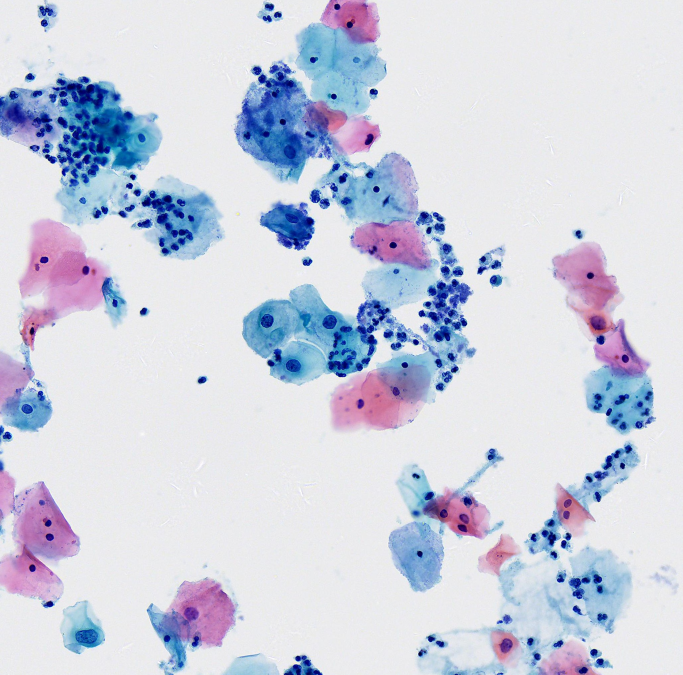
#> input picture 11/train-5/184/184.jpg, 2047 x 2025 px (shown at 1/3 size)
$ python cell_segmentation_by_sub.py   (older library calls are emulated)
#> lines starting #> are read from the running program, lines starting #| are printed output that depends on the picture; after the words box and inside, x2 and y2 are one past the last pixel; in counts of white or black regions, pixels touching at a corner belong together
### 11/results_filter.py
# Author: ZengHao
# CreatTime: 2022/10/26
# FileName: results_filter
# Description: Simple introduction of the code
import cv2
import numpy as np


# 对于重叠的矩形过滤到较大的结果，防止重复划分
def inspect(objects):
    # 设置flag属性用于代表该矩形绘制是否正确，并初始化为True
    for item in objects:
        item['flag'] = True
    for obj in objects:
        regionX = int(obj['regionX'])
        regionY = int(obj['regionY'])
        regionWidth = int(obj['regionWidth'])
        regionHeight = int(obj['regionHeight'])
        for item in objects:
            x = int(item['regionX'])
            y = int(item['regionY'])
            w = int(item['regionWidth'])
            h = int(item['regionHeight'])
            flag = True
            # 判断两矩形是否不相交
            if regionX < x < regionX + regionWidth:
                if regionY < y < regionY + regionHeight:  # 第二个矩形的左上角点在第一个矩形内部
                    flag = False
                elif regionY < y + h < regionY + regionHeight:  # 第二个矩形的左下角点在第一个矩形内部
                    flag = False
            elif regionX < x + w < regionX + regionWidth:  # 第二个矩形的右上角点在第一个矩形内部
                if regionY < y < regionY + regionHeight:
                    flag = False
                elif regionY < y + h < regionY + regionHeight:  # 第二个矩形的右下角点在第一个矩形内部
                    flag = False
            if not flag:
                # 将面积更大的矩形设置为False
                if regionWidth * regionHeight > w * h:
                    obj['flag'] = False
                else:
                    item['flag'] = False
    new_objects = []
    for Obj in objects:
        if Obj['flag']:
            new_objects.append(Obj)  # 将正确的矩形存入新列表中
    return new_objects


# 对比灰度图对筛选出的矩形进行进一步的筛选
def grayscale_filter(file_path_image, test_objects, pixel_brightness_threshold=188, area_ratio_threshold=0.33):
    img = cv2.imread(file_path_image, 0)
    for obj in test_objects:
        # 获取矩形区域构成的矩阵,获取时是先y再x（先行后列）
        temp = img[obj['regionY']:obj['regionY'] + obj['regionHeight'],
               obj['regionX']:obj['regionX'] + obj['regionWidth']]
        # 统计矩阵中非0元素的个数，大于pixel_bright的元素不为0小于的就为0。
        # 对于灰度值高（亮度越亮）的就不是要提取依据面积比的将其删除
        if np.count_nonzero(temp > pixel_brightness_threshold) / (
                obj['regionHeight'] * obj['regionWidth']) > area_ratio_threshold:
            test_objects.remove(obj)
    return test_objects

### 11/image_processing.py
# Author: ZengHao
# CreatTime: 2022/10/21
# FileName: 01
# Description: Simple introduction of the code

# 读取和保存图片
import cv2
from xml.etree import ElementTree as ET

# 文件路径列表
image_path_list = ["./train-5/184/184.jpg", "./train-5/1308/1308.jpg", "./train-5/1310/1310.jpg",
                   "./train-5/1312/1312.jpg", "./train-5/1315/1315.jpg"]
xml_path_list = ["./train-5/184/184.xml", "./train-5/1308/1308.xml", "./train-5/1310/1310.xml",
                 "./train-5/1312/1312.xml", "./train-5/1315/1315.xml"]


# 展示指定路径的图像，设置窗口的名称
# [7 lines left out: function image_show_by_path, not called in this run]


# 展示指定的图像
def image_show(image, image_name):
    # 创建窗口，设置窗口的名称，同时设置窗口大小可以拖动改变（..._AUTOSIZE(default)自动设置大小，..._FULLSCREEN全屏显示）
    cv2.namedWindow(image_name, cv2.WINDOW_NORMAL)
    cv2.imshow(image_name, image)
    # 等待时间0毫秒表示按下任意键终止
    cv2.waitKey(0)
    cv2.destroyAllWindows()


# 读取指定路径的图像并将图像写入指定位置
# [57 lines left out: functions save_image_by_path, compare_image_xml, get_cell_number_xml, draw_cell_rect, not called in this run]


# 保存绘制的带外接矩形的图像
def save_draw_cell_rect(file_path_xml, file_path_image, save_path):
    image = draw_cell_rect(file_path_xml, file_path_image)
    cv2.imwrite(save_path, image)

### 11/divide_assessment.py
# Author: ZengHao
# CreatTime: 2022/10/25
# FileName: divide_assessment
# Description: Simple introduction of the code
from xml.etree import ElementTree as ET


# 评估的方法是xml文件矩形框的基础上向外拓展指定像素构成的矩形作为衡量的标准
def contrast(file_path_xml, test_objects, pixel=10):
    # 解析xml文件
    tree = ET.parse(file_path_xml)
    root = tree.getroot()
    objects = root.findall('object')
    # 获取xml文件中的矩形信息
    groundtruth = []

    for obj in objects:
        x_position = int(obj.find('regionX').text)
        y_position = int(obj.find('regionY').text)
        width = int(obj.find('regionWidth').text)
        height = int(obj.find('regionHeight').text)
        # 将xml文件信息存入字典列表中
        groundtruth.append({'regionX': x_position, 'regionY': y_position, 'regionWidth': width, 'regionHeight': height})

    # 列表中算法所得字典的个数
    test_count = len(test_objects)
    # 异常检测除数不能为0, 当他是0进不了下面的循环
    if test_count == 0:
        test_count = 1
    # 标注的细胞个数
    truth_count = len(groundtruth)
    true_count = 0
    # 将测试数据和xml文件数据对比
    for obj in test_objects:
        for item in groundtruth:
            if abs(item['regionX'] - obj['regionX']) <= pixel and abs(
                    item['regionY'] - obj['regionY']) <= pixel and abs(
                item['regionWidth'] + item['regionX'] - obj['regionWidth'] - obj['regionX']) <= pixel and abs(
                item['regionHeight'] + item['regionY'] - obj['regionHeight'] - obj['regionY']) <= pixel:
                true_count += 1
                break
    # 返回查全率和查准率
    return [round(true_count / truth_count, 4), round(true_count / test_count, 4)]


# [40 lines left out: functions get_all_xml_information, contrast_with_xml, not called in this run]

### 11/cell_segmentation_by_sub.py
# Author: ZengHao
# CreatTime: 2022/10/21
# FileName: 02
# Description: Simple introduction of the code
import math
from xml.etree import ElementTree as ET
import cv2
import imutils
import numpy as np
import matplotlib.pyplot as plt

from image_processing import *
from divide_assessment import *
from results_filter import *

xml_path_list = ["./train-5/184/184.xml", "./train-5/1308/1308.xml", "./train-5/1310/1310.xml",
                 "./train-5/1312/1312.xml", "./train-5/1315/1315.xml"]
image_path_list = ["./train-5/184/184.jpg", "./train-5/1308/1308.jpg", "./train-5/1310/1310.jpg",
                   "./train-5/1312/1312.jpg", "./train-5/1315/1315.jpg"]


# 展示不同方法处理的灰度图
# [9 lines left out: function show_cell_edge, not called in this run]
    # [42 lines of commented-out code are left out]
def cell_segmentation_sub_method(file_path_image):
    # 设置卷积核
#> called with file_path_image = './train-5/184/184.jpg'
    kernel = np.ones(shape=(3, 3), dtype=np.uint8)
    # 读取并展示灰度图像
    image = cv2.imread(file_path_image, 0)
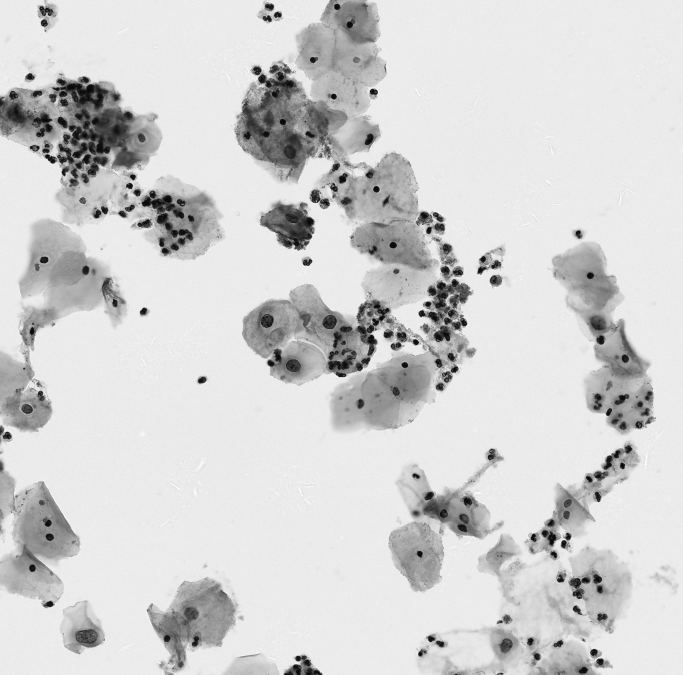
#> image: shape (2025, 2047) (shown at 1/3 size); min 2, max 255, mean 210.1
    # image_show(image, "0")
    # 二值化处理并显示黑白图像
    ret_1, image_one = cv2.threshold(image, 210, 255, cv2.THRESH_BINARY_INV)
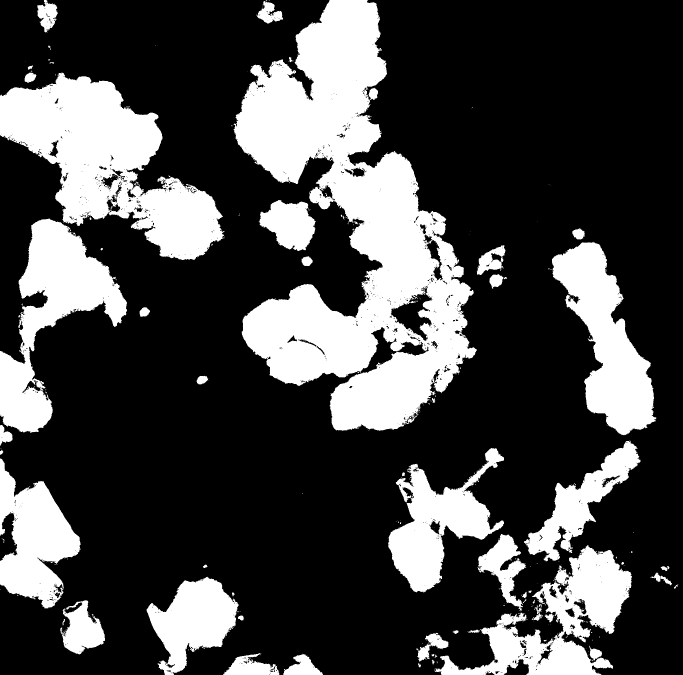
#> image_one: shape (2025, 2047) (shown at 1/3 size); 27.8% white; 457 white regions (385 under 20 px), largest, box (x1, y1, x2, y2) and area: (701, 0, 1430, 1292) 437733, (0, 218, 674, 780) 173930, (0, 656, 381, 1299) 93659
    # image_show(image_one, "1")
    # 消除图像中的空洞
    image_one = cv2.dilate(image_one, kernel, iterations=2)
#> image_one: shape (2025, 2047); 30.5% white; 67 white regions, largest, box (x1, y1, x2, y2) and area: (692, 0, 1432, 1294) 468597, (0, 214, 676, 1339) 289864, (1301, 1600, 1898, 2025) 116484
    # image_show(image_one, "2")
    # 还原图像
    image_one = cv2.erode(image_one, kernel, iterations=3)
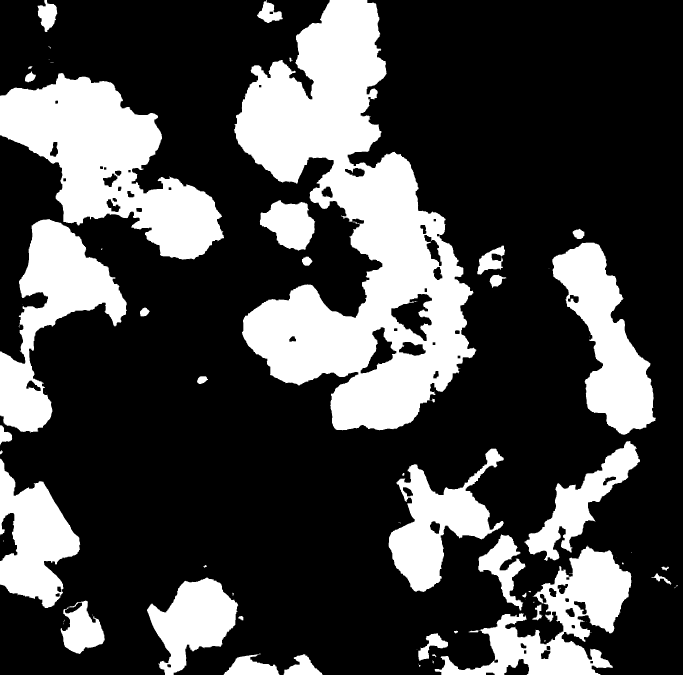
#> image_one: shape (2025, 2047) (shown at 1/3 size); 27.4% white; 69 white regions (26 under 20 px), largest, box (x1, y1, x2, y2) and area: (702, 0, 1429, 1291) 435520, (0, 219, 672, 779) 174316, (0, 657, 380, 1298) 92234
    # image_show(image_one, "3")

    ret_two, image_two = cv2.threshold(image, 86, 255, cv2.THRESH_BINARY_INV)
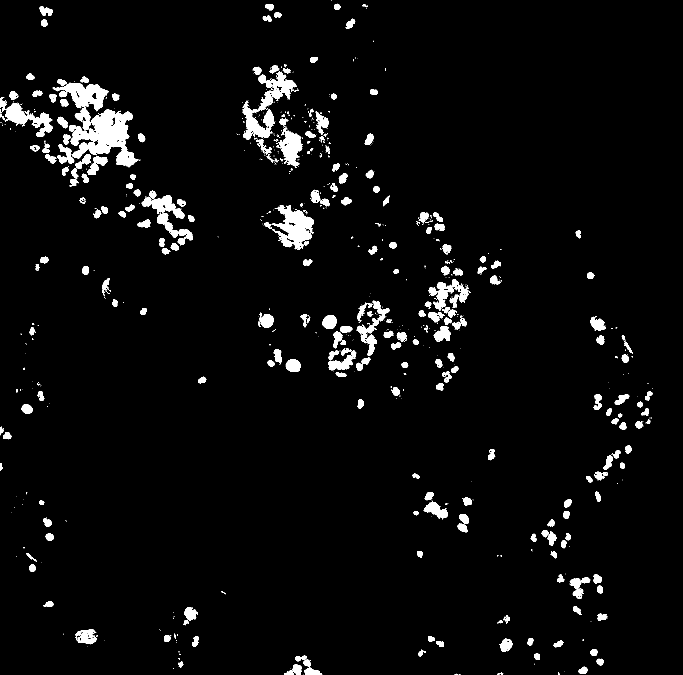
#> image_two: shape (2025, 2047) (shown at 1/3 size); 3.9% white; 798 white regions (512 under 20 px), largest, box (x1, y1, x2, y2) and area: (177, 248, 415, 502) 25098, (727, 215, 889, 419) 9192, (811, 615, 942, 750) 8479
    # image_show(image_two, "4")
    image_two = cv2.erode(image_two, kernel, iterations=0)  # 消除小的噪声
    # image_show(image_two, "5")
    image_two = cv2.dilate(image_two, kernel, iterations=0)  # 还原图像
    # image_show(image_two, "6")
    # 图像相减
    image_three = np.array(image_one) - np.array(image_two)
    # image_show(image_three, "7")
    # 对相减后的图像进行腐蚀，消除细小的边界噪声
    image_three = cv2.erode(image_three, kernel, iterations=5)
#> image_three: shape (2025, 2047); 15.4% white; 175 white regions (75 under 20 px), largest, box (x1, y1, x2, y2) and area: (813, 0, 1312, 920) 150640, (1663, 733, 1951, 1289) 53235, (63, 664, 373, 1054) 50041
    # image_show(image_three, "8")
    # 对腐蚀后的图像进行膨胀还原图像原本的特征
    image_three = cv2.dilate(image_three, kernel, iterations=7)
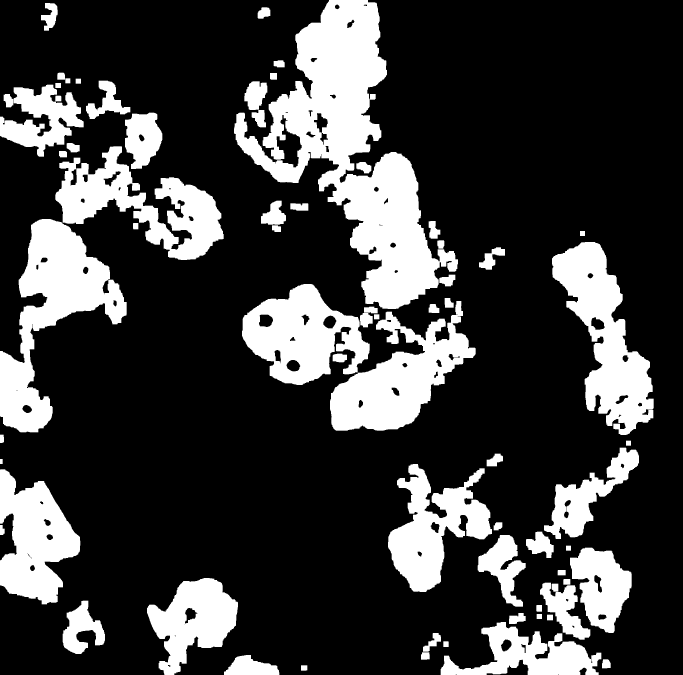
#> image_three: shape (2025, 2047) (shown at 1/3 size); 23.8% white; 70 white regions
    # image_show(image_three, "9")
    # 获取图像的轮廓，参数选择RETR_CCOMP检测所有的轮廓，建立内轮廓和
    # 外轮廓两个等级关系，内轮廓中还有轮廓则内轮廓内的所有轮廓均归属于外轮廓，以此类推
    contours, hierarchy = cv2.findContours(image_three, cv2.RETR_CCOMP, cv2.CHAIN_APPROX_NONE)
#> contours = 145 contours, 10 with area under 20; largest, box (x1, y1, x2, y2) and area: (702, 0, 1374, 927) 221610, (0, 657, 380, 1297) 93816, (1656, 726, 1961, 1305) 79270, (990, 903, 1427, 1292) 75914, (726, 852, 1109, 1155) 69354
    cell_image = cv2.imread(file_path_image)
#> cell_image is the input picture: shape (2025, 2047, 3); mean B, G, R 225.1, 209.5, 205.6
    cell_image_copy = cv2.imread(file_path_image)
    # 直接显示所有轮廓的作图
    cell_image = cv2.drawContours(cell_image, contours, -1, (0, 0, 255), 3)
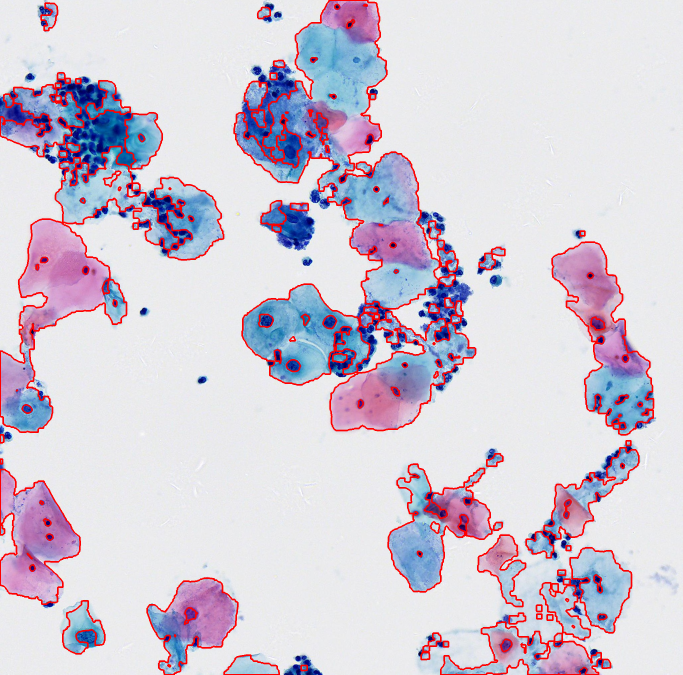
#> cell_image: shape (2025, 2047, 3) (shown at 1/3 size); mean B, G, R 215.7, 202.2, 211.1
    # [8 lines of commented-out code are left out]

    test_object = []

    # 依据轮廓绘制边框，hierarchy[0]向量的每一个元素的四个int型变量hierarchy[0][i][0]-[0][i][3]
    # 分别表示第i个轮廓的后一个轮廓，前一个轮廓，父轮廓，内嵌轮廓的索引编号，没有的话值就是-1
    i = 0
    for item in contours:
        # 没有内嵌轮廓表明就是最内层的
        if hierarchy[0][i][3] != -1:
            x, y, w, h = cv2.boundingRect(item)
            # 剔除筛选出的特别小的无效框
            if w > 10 and h > 10:
                test_object.append({'regionX': x, 'regionY': y, 'regionWidth': w, 'regionHeight': h})
            # cell_image_copy = cv2.rectangle(cell_image_copy, (x, y), (x + w, y + h), (0, 0, 255), 3)
        i = i + 1
#> this loop made 145 passes
#> (item, x, y, w, h) on passes 23, 36, 38, 39: ([[553, 1872], [554, 1871], [555, 1872], [554, 1873]], 553, 1871, 3, 3), ([[94, 1675], [95, 1674], [96, 1675], [95, 1676]], 94, 1674, 3, 3), ([[90, 1671], [91, 1670], [92, 1671], [91, 1672]], 90, 1670, 3, 3), ([[89, 1670], [90, 1669], [91, 1670], [90, 1671]], 89, 1669, 3, 3)
#> (x, y, w, h) on passes 8, 9, 17, 18, 21, 22: (1563, 1931, 15, 29), (1502, 1917, 34, 38), (1716, 1876, 8, 8), (1697, 1796, 9, 9), (503, 1994, 9, 7), (523, 1904, 4, 7)
#> after the loop, i = 145; test_object = 53 items

    # 删除重叠的框中较大的一个
    test_object = inspect(test_object)
#> the loop in inspect, `for item in objects:` made 53 passes
#> the loop in inspect, `for obj in objects:` made 53 passes
#> (regionX, regionY, regionWidth, regionHeight) on passes 1 to 12: (1563, 1931, 15, 29), (1502, 1917, 34, 38), (554, 1823, 39, 49), (1794, 1842, 27, 19), (1782, 1724, 25, 55), (89, 1694, 17, 20), (138, 1602, 22, 19), (130, 1556, 23, 23), (119, 1502, 12, 12), (1252, 1654, 15, 17), (1291, 1565, 28, 35), (1691, 1499, 23, 57)
#> after the loop in inspect, `for obj in objects:`: item = {'regionX': 1004, 'regionY': 13, 'regionWidth': 16, 'regionHeight': 16, 'flag': True}
#> the loop in inspect, `for Obj in objects:` made 53 passes
#> after the loop in inspect, `for Obj in objects:`: new_objects = 52 items
#> test_object = 52 items
    # 依据灰度再筛选
    test_object = grayscale_filter(file_path_image, test_object, 200, )
#> the loop in grayscale_filter, `for obj in test_objects:` made 47 passes
#> pass 2, in grayscale_filter, `temp = img[obj['regionY']:obj['regionY'] + obj['regionHeight'], obj['r..`:
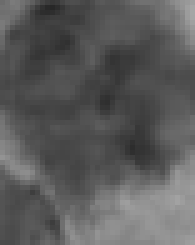
#> temp: shape (49, 39) (shown 5 times larger); min 39, max 166, mean 91.1
#> after the loop in grayscale_filter, `for obj in test_objects:`: test_objects = 47 items
#> test_object = 47 items

    for item in test_object:
        cell_image_copy = cv2.rectangle(cell_image_copy, (item["regionX"], item["regionY"]),
                                        (item["regionX"] + item['regionWidth'], item["regionY"] + item["regionHeight"]),
                                        (0, 0, 255), 3)
#> this loop made 47 passes
    image_show(cell_image_copy, "7")
    # 返回所有框的信息
    return test_object


# 测试每一个数据的影响
# [94 lines left out: functions test_cell_segmentation_sub_method, test_sub_method_performance, series_parametric_tests, not called in this run]
    # return result


print(contrast(xml_path_list[0],cell_segmentation_sub_method(image_path_list[0])))
#> (the run stopped early here; a loop or call above may not have finished)
